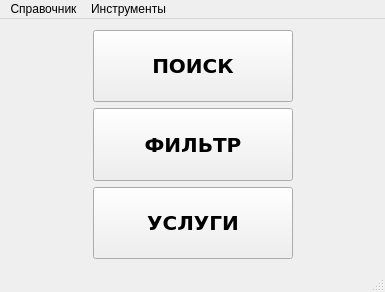
<?xml version="1.0" encoding="UTF-8"?>
<ui version="4.0">
 <class>MainWindow</class>
 <widget class="QMainWindow" name="MainWindow">
  <property name="geometry">
   <rect>
    <x>0</x>
    <y>0</y>
    <width>385</width>
    <height>292</height>
   </rect>
  </property>
  <property name="windowTitle">
   <string>MainWindow</string>
  </property>
  <widget class="QWidget" name="centralWidget">
   <layout class="QHBoxLayout" name="horizontalLayout">
    <item>
     <spacer name="horizontalSpacer_2">
      <property name="orientation">
       <enum>Qt::Horizontal</enum>
      </property>
      <property name="sizeHint" stdset="0">
       <size>
        <width>74</width>
        <height>20</height>
       </size>
      </property>
     </spacer>
    </item>
    <item>
     <layout class="QVBoxLayout" name="verticalLayout">
      <item>
       <widget class="QPushButton" name="searchButton">
        <property name="sizePolicy">
         <sizepolicy hsizetype="Expanding" vsizetype="Expanding">
          <horstretch>0</horstretch>
          <verstretch>0</verstretch>
         </sizepolicy>
        </property>
        <property name="minimumSize">
         <size>
          <width>200</width>
          <height>50</height>
         </size>
        </property>
        <property name="font">
         <font>
          <family>Verdana</family>
          <pointsize>15</pointsize>
          <weight>75</weight>
          <bold>true</bold>
          <stylestrategy>PreferDefault</stylestrategy>
         </font>
        </property>
        <property name="text">
         <string>ПОИСК</string>
        </property>
        <property name="autoDefault">
         <bool>true</bool>
        </property>
        <property name="default">
         <bool>false</bool>
        </property>
        <property name="flat">
         <bool>false</bool>
        </property>
       </widget>
      </item>
      <item>
       <widget class="QPushButton" name="filterButton">
        <property name="sizePolicy">
         <sizepolicy hsizetype="Expanding" vsizetype="Expanding">
          <horstretch>0</horstretch>
          <verstretch>0</verstretch>
         </sizepolicy>
        </property>
        <property name="minimumSize">
         <size>
          <width>200</width>
          <height>50</height>
         </size>
        </property>
        <property name="font">
         <font>
          <family>Verdana</family>
          <pointsize>15</pointsize>
          <weight>75</weight>
          <bold>true</bold>
          <stylestrategy>PreferDefault</stylestrategy>
         </font>
        </property>
        <property name="text">
         <string>ФИЛЬТР</string>
        </property>
       </widget>
      </item>
      <item>
       <widget class="QPushButton" name="serviceButton">
        <property name="sizePolicy">
         <sizepolicy hsizetype="Expanding" vsizetype="Expanding">
          <horstretch>0</horstretch>
          <verstretch>0</verstretch>
         </sizepolicy>
        </property>
        <property name="minimumSize">
         <size>
          <width>200</width>
          <height>50</height>
         </size>
        </property>
        <property name="font">
         <font>
          <family>Verdana</family>
          <pointsize>15</pointsize>
          <weight>75</weight>
          <bold>true</bold>
          <stylestrategy>PreferDefault</stylestrategy>
         </font>
        </property>
        <property name="text">
         <string>УСЛУГИ</string>
        </property>
       </widget>
      </item>
     </layout>
    </item>
    <item>
     <spacer name="horizontalSpacer">
      <property name="orientation">
       <enum>Qt::Horizontal</enum>
      </property>
      <property name="sizeHint" stdset="0">
       <size>
        <width>73</width>
        <height>20</height>
       </size>
      </property>
     </spacer>
    </item>
   </layout>
  </widget>
  <widget class="QMenuBar" name="menuBar">
   <property name="geometry">
    <rect>
     <x>0</x>
     <y>0</y>
     <width>385</width>
     <height>21</height>
    </rect>
   </property>
   <widget class="QMenu" name="menu">
    <property name="title">
     <string>Справочник</string>
    </property>
    <addaction name="actionFirms"/>
    <addaction name="actionMarks"/>
    <addaction name="actionServices"/>
    <addaction name="actionDetails"/>
   </widget>
   <widget class="QMenu" name="menu_2">
    <property name="title">
     <string>Инструменты</string>
    </property>
    <addaction name="actionSettings"/>
    <addaction name="actionBase"/>
   </widget>
   <addaction name="menu"/>
   <addaction name="menu_2"/>
  </widget>
  <widget class="QStatusBar" name="statusBar"/>
  <action name="actionFirms">
   <property name="text">
    <string>Фирмы</string>
   </property>
  </action>
  <action name="actionMarks">
   <property name="text">
    <string>Марки</string>
   </property>
  </action>
  <action name="actionServices">
   <property name="text">
    <string>Услуги</string>
   </property>
  </action>
  <action name="actionDetails">
   <property name="text">
    <string>Детали</string>
   </property>
  </action>
  <action name="actionSettings">
   <property name="text">
    <string>Настройки</string>
   </property>
  </action>
  <action name="actionBase">
   <property name="text">
    <string>Управление байзой</string>
   </property>
  </action>
 </widget>
 <layoutdefault spacing="6" margin="11"/>
 <tabstops>
  <tabstop>searchButton</tabstop>
  <tabstop>filterButton</tabstop>
  <tabstop>serviceButton</tabstop>
 </tabstops>
 <resources/>
 <connections/>
</ui>
